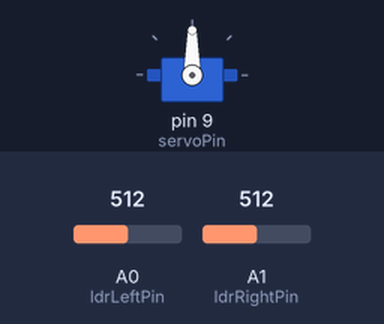
Recording of a sketch running on a simulated Arduino Uno, built with avr-gcc and run on an emulated ATmega328P. Shown: servo. Inputs (shaded band) come from the test bench; at power-on: A0 (ldrLeftPin) = 512, A1 (ldrRightPin) = 512.

Above: at 1.2 s.
1.3 s: A0 (ldrLeftPin) set to 535
At 2.45 s:
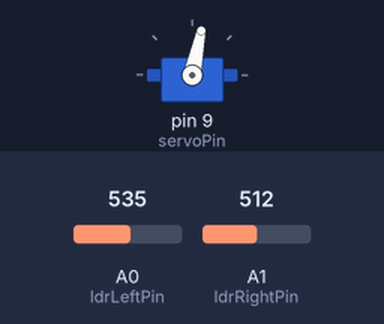
4.3 s: A0 (ldrLeftPin) set to 306
7.3 s: A1 (ldrRightPin) set to 323
At 8.47 s:
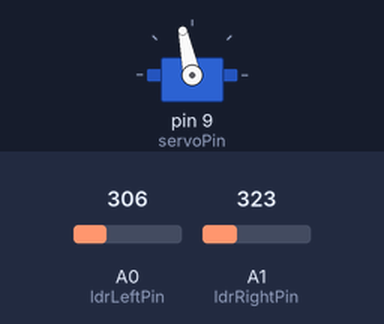
10.3 s: A1 (ldrRightPin) set to 307
At 10.3 s:
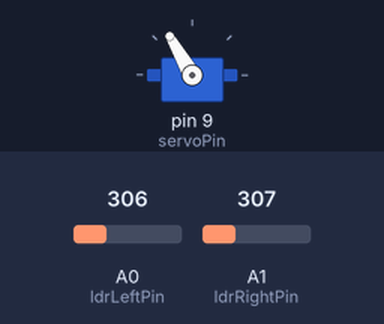
11.8 s: A0 (ldrLeftPin) set to 279
At 13.78 s:
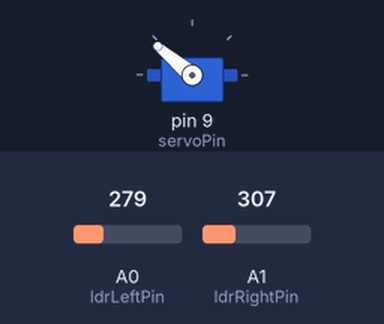
14.8 s: A0 (ldrLeftPin) set to 511
Timing chart, 0 to 25.4 s (numbered marks = the images above; inputs shaded):
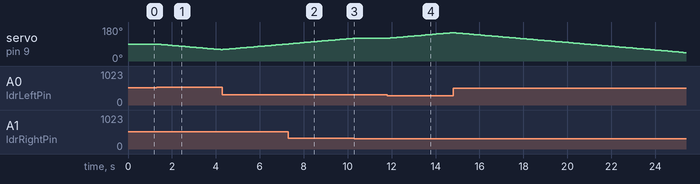

The sketch:

solar_detection.ino
```cpp
#include <Servo.h>

Servo solarServo;

int ldrLeftPin = A0; // LDR on the left
int ldrRightPin = A1; // LDR on the right
int servoPin = 9;

int threshold = 10; // Small difference threshold to avoid unnecessary movements
int servoPos = 90; // Start with the servo in the middle position

void setup() {
  Serial.begin(9600);
  solarServo.attach(servoPin); // Attach the servo motor
  solarServo.write(servoPos);  // Move servo to initial position (90 degrees)
}

void loop() {
  int ldrLeftValue = analogRead(ldrLeftPin); // Read the left LDR value
  int ldrRightValue = analogRead(ldrRightPin); // Read the right LDR value

  int difference = ldrLeftValue - ldrRightValue; // Compare light intensity

  // If the difference is significant enough, adjust the servo position
  if (abs(difference) > threshold) {
    if (difference > 0 && servoPos > 0) {
      // Left is brighter, turn servo to the left
      servoPos--;
    } else if (difference < 0 && servoPos < 180) {
      // Right is brighter, turn servo to the right
      servoPos++;
    }
    solarServo.write(servoPos); // Update servo position
  }

  delay(100); // Small delay to allow time for movement and sensor reading
}
```

Measured:
- the behaviour switches between 522 and 523 on A0 (ldrLeftPin) (found by bisection; images 0 and 1)
- the behaviour switches between 317 and 316 on A1 (ldrRightPin) (found by bisection; images 2 and 3)
- the behaviour switches between 297 and 296 on A0 (ldrLeftPin) (found by bisection; images 3 and 4)
- after the input at 1.3 s, servo on pin 9 (servoPin): moves from 90° to 60° over 2.9 s, starting at once
- after the input at 10.3 s, servo on pin 9 (servoPin): stays 120° (without the input it goes to 121° after 0.03 s)
- after the input at 11.8 s, servo on pin 9 (servoPin): moves from 120° to 150° over 2.9 s, starting at once
